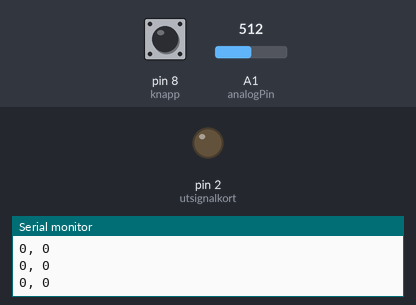
A sketch run on a simulated Arduino Uno, built with avr-gcc and run on an emulated ATmega328P. Shown: output pins drawn as LEDs (lit = HIGH), the last lines printed to the serial monitor. The inputs (shaded band) are chosen by the test bench; at power-on: pin 8 (knapp) HIGH, A1 (analogPin) = 512.

Above: at 1.2 s.
1.3 s: pin 8 (knapp) pulled LOW for 0.15 s
At 1.58 s:
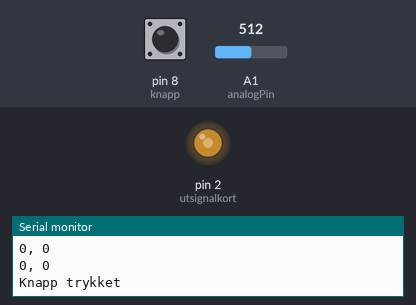
3.3 s: pin 8 (knapp) pulled LOW for 3.2 s
At 7.8 s:
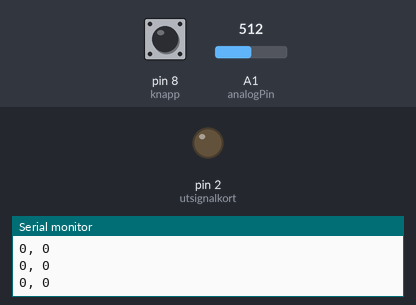
8.1 s: pin 8 (knapp) pulsed LOW 5 times (0.12 s each, 0.3 s apart)
At 8.37 s:
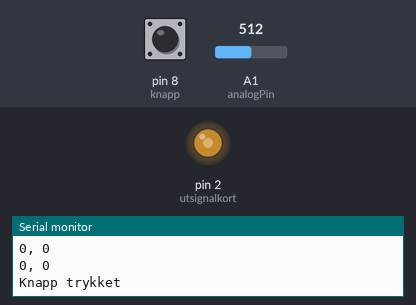
12.6 s: pin 8 (knapp) pulled LOW for 1 s
At 14.5 s:
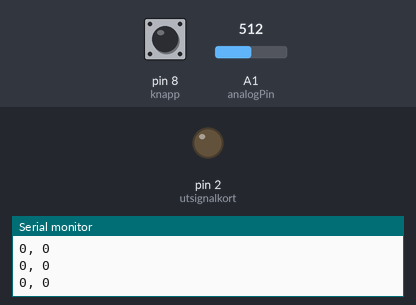
Timing chart, 0 to 16.0 s (numbered marks = the images above; inputs shaded):
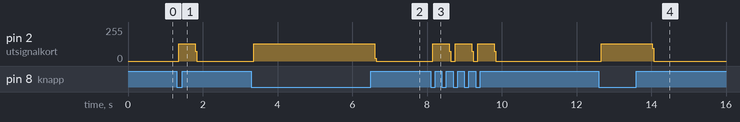

Measured:
- after the input at 1.3 s, pin 2 (utsignalkort): 0/255 → 128/255 after 0.06 s, → 0/255 0.44 s later
- after the input at 3.3 s, pin 2 (utsignalkort): 0/255 → 128/255 after 0.06 s, → 0/255 3.2 s later
- after the input at 8.1 s, pin 2 (utsignalkort): 0/255 → 128/255 after 0.06 s, then repeats every 0.60 s: 72/255 0.04 s, 0/255 0.12 s, 128/255 0.44 s, until it stays 0/255 from 9.8 s
- after the input at 12.6 s, pin 2 (utsignalkort): 0/255 → 128/255 after 0.06 s, → 0/255 1.4 s later

The sketch:

Prosjekt_arbeid_v3_enkelknapp.ino
```cpp
int utsignalkort = 2;
int analogPin = A1;
uint8_t knapp = 8;

long p2;
long p3;
int signTab2[] = {1,1,-1,-1};
int signTab3[] = {1,-1,-1,1};

void setup() {
  // put your setup code here, to run once:
  Serial.begin(9600);
  pinMode(utsignalkort, OUTPUT);
  pinMode(knapp, INPUT_PULLUP);
}

void loop() {
  p2=0;
  p3=0;

  if (digitalRead(knapp) == LOW) {
    Serial.println("Knapp trykket");
    for (int i = 0; i < 1000; i++) { // Loop 10 times
      for (int j = 0; j < 4; j++) {
        if (signTab2[j] == 1) {
          digitalWrite(utsignalkort, HIGH);
        } else {
          digitalWrite(utsignalkort, LOW);
        }

        int sensorValue = analogRead(analogPin); // Read analog pin
        p2 = signTab2[j] * sensorValue + p2;

        //int sensorValue2 = analogRead(analogPin); // Read analog pin
        p3 = signTab3[j] * sensorValue + p3;
      }
    }
  }

  long produkt = p2 * p2 + p3 * p3;

  Serial.print(p2);
  Serial.print(", ");
  Serial.println(p3);
  // Serial.println(produkt);
}
```
